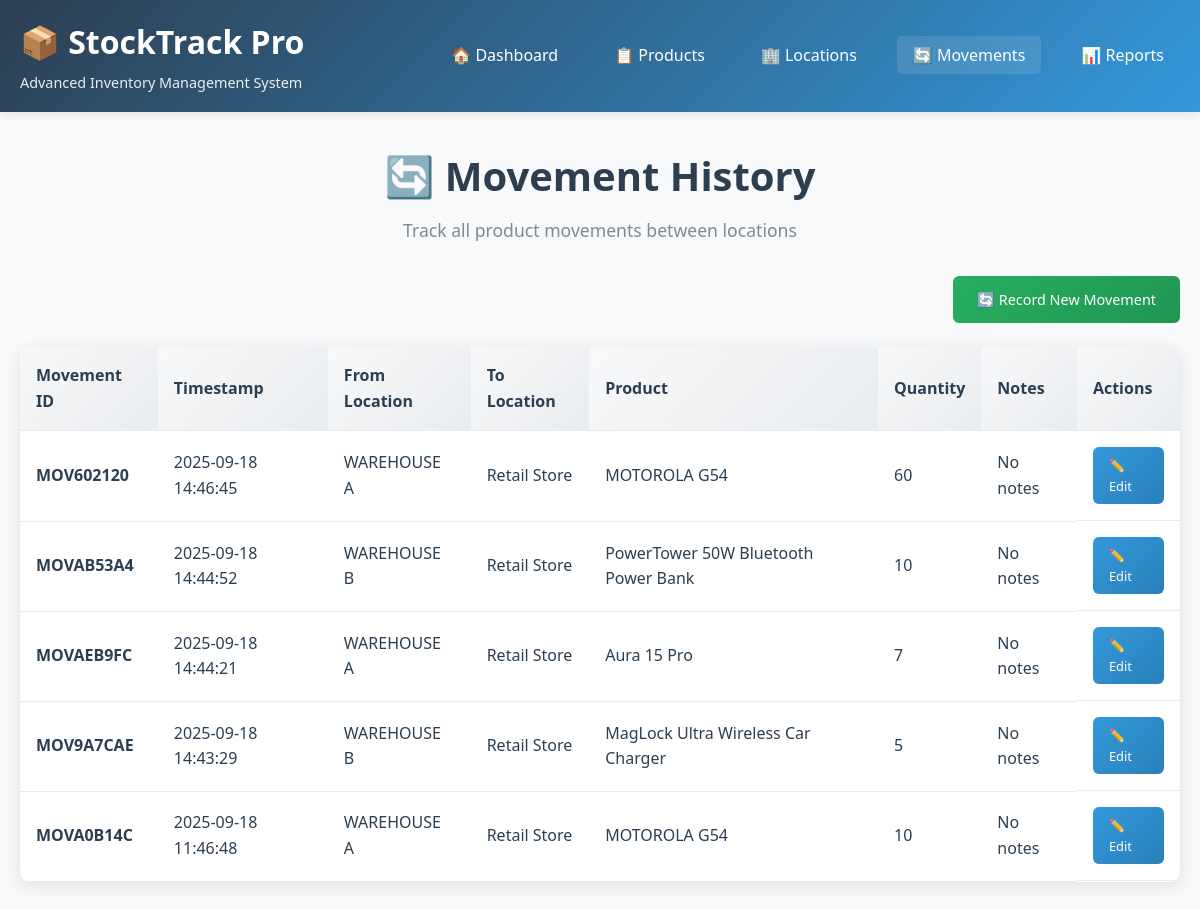
/movements, run on the app's committed database.
### tables this page shows
CREATE TABLE product_movements
                    (movement_id TEXT PRIMARY KEY, timestamp TEXT, from_location TEXT,
                     to_location TEXT, product_id TEXT, quantity INTEGER, notes TEXT);

CREATE TABLE locations
                    (location_id TEXT PRIMARY KEY, location_name TEXT NOT NULL, address TEXT, capacity INTEGER);

CREATE TABLE products
                    (product_id TEXT PRIMARY KEY, product_name TEXT NOT NULL, description TEXT);

### run.py (the view)
@app.route('/movements')
def movements_list():
    conn = get_db_connection()
    movements = conn.execute('''
        SELECT pm.*, p.product_name,
               fl.location_name as from_location_name,
               tl.location_name as to_location_name
        FROM product_movements pm
        LEFT JOIN products p ON pm.product_id = p.product_id
        LEFT JOIN locations fl ON pm.from_location = fl.location_id
        LEFT JOIN locations tl ON pm.to_location = tl.location_id
        ORDER BY pm.timestamp DESC
    ''').fetchall()
    conn.close()
    return render_template('movements/list.html', movements=movements)

### run.py (called while the page is built)
def get_db_connection():
    conn = sqlite3.connect('stocktrack.db')
    conn.row_factory = sqlite3.Row
    return conn

### templates/movements/list.html
{% extends "layout.html" %}
{% block content %}
<div class="page-header">
    <h2>🔄 Movement History</h2>
    <p>Track all product movements between locations</p>
</div>
<div class="action-bar">
    <a href="{{ url_for('add_movement') }}" class="btn btn-success">🔄 Record New Movement</a>
</div>
<div class="table-container">
    <table class="table">
        <thead>
            <tr>
                <th>Movement ID</th>
                <th>Timestamp</th>
                <th>From Location</th>
                <th>To Location</th>
                <th>Product</th>
                <th>Quantity</th>
                <th>Notes</th>
                <th>Actions</th>
            </tr>
        </thead>
        <tbody>
            {% for movement in movements %}
            <tr>
                <td><strong>{{ movement.movement_id }}</strong></td>
                <td>{{ movement.timestamp }}</td>
                <td>{{ movement.from_location_name or 'N/A' }}</td>
                <td>{{ movement.to_location_name or 'N/A' }}</td>
                <td>{{ movement.product_name }}</td>
                <td>{{ movement.quantity }}</td>
                <td>{{ movement.notes or 'No notes' }}</td>
                <td class="table-actions">
                    <a href="{{ url_for('edit_movement', movement_id=movement.movement_id) }}" class="btn btn-sm btn-primary">✏️ Edit</a>
                </td>
            </tr>
            {% else %}
            <tr>
                <td colspan="8" class="text-center">No movements recorded. <a href="{{ url_for('add_movement') }}">Record your first movement</a></td>
            </tr>
            {% endfor %}
        </tbody>
    </table>
</div>
{% endblock %}

### templates/layout.html (shortened to what this page needs)
<!DOCTYPE html>
<html lang="en">
<head>
    <link rel="stylesheet" href="{{ url_for('static', filename='css/main.css') }}">
    <link rel="stylesheet" href="{{ url_for('static', filename='css/dashboard.css') }}">
</head>
<body>
    <header class="header">
        <div class="container">
            <div class="logo">
                <h1>📦 StockTrack Pro</h1>
                <span>Advanced Inventory Management System</span>
            </div>
            <nav class="main-nav">
                <ul>
                    <li><a href="{{ url_for('dashboard') }}" class="{% if request.path == '/' %}active{% endif %}">🏠 Dashboard</a></li>
                    <li><a href="{{ url_for('products_list') }}" class="{% if request.path.startswith('/products') %}active{% endif %}">📋 Products</a></li>
                    <li><a href="{{ url_for('locations_list') }}" class="{% if request.path.startswith('/locations') %}active{% endif %}">🏢 Locations</a></li>
                    <li><a href="{{ url_for('movements_list') }}" class="{% if request.path.startswith('/movements') %}active{% endif %}">🔄 Movements</a></li>
                    <li><a href="{{ url_for('inventory_report') }}" class="{% if request.path.startswith('/reports') %}active{% endif %}">📊 Reports</a></li>
                </ul>
            </nav>
        </div>
    </header>
    <main class="main-content">
        <div class="container">
            {% block content %}{% endblock %}
        </div>
    </main>
</body>
</html>

### static/css/main.css (style rules this page uses)
* { margin: 0; padding: 0; box-sizing: border-box; }
body { font-family: 'Segoe UI', Tahoma, Geneva, Verdana, sans-serif; line-height: 1.6; color: #2c3e50; background-color: #f8f9fa; }
.container { max-width: 1200px; margin: 0 auto; padding: 0 20px; }
.header { background: linear-gradient(135deg, #2c3e50 0%, #3498db 100%); color: white; padding: 1rem 0; box-shadow: 0 2px 10px rgba(0,0,0,0.1); }
.header .container { display: flex; justify-content: space-between; align-items: center; flex-wrap: wrap; }
.logo h1 { font-size: 2rem; margin-bottom: 0.2rem; font-weight: 700; }
.logo span { font-size: 0.9rem; opacity: 0.9; }
.main-nav ul { display: flex; list-style: none; gap: 1.5rem; }
.main-nav a { color: white; text-decoration: none; padding: 0.5rem 1rem; border-radius: 5px; transition: all 0.3s ease; font-weight: 500; }
.main-nav a:hover, .main-nav a.active { background-color: rgba(255, 255, 255, 0.1); transform: translateY(-2px); }
.main-content { padding: 2rem 0; min-height: calc(100vh - 200px); }
.btn { display: inline-block; padding: 0.75rem 1.5rem; border-radius: 6px; text-decoration: none; font-weight: 500; transition: all 0.3s ease; border: none; cursor: pointer; font-size: 0.9rem; }
.btn-primary { background: linear-gradient(135deg, #3498db 0%, #2980b9 100%); color: white; }
.btn-success { background: linear-gradient(135deg, #27ae60 0%, #219653 100%); color: white; }
.btn-sm { padding: 0.5rem 1rem; font-size: 0.8rem; }
.table-container { background: white; border-radius: 10px; overflow: hidden; box-shadow: 0 4px 15px rgba(0,0,0,0.1); margin: 1rem 0; }
.table { width: 100%; border-collapse: collapse; }
.table th, .table td { padding: 1rem; text-align: left; border-bottom: 1px solid #e9ecef; }
.table th { background: linear-gradient(135deg, #f8f9fa 0%, #e9ecef 100%); font-weight: 600; color: #2c3e50; }
.table-actions { display: flex; gap: 0.5rem; }
.page-header { text-align: center; margin-bottom: 2rem; }
.page-header h2 { font-size: 2.5rem; color: #2c3e50; margin-bottom: 0.5rem; }
.page-header p { font-size: 1.1rem; color: #7f8c8d; }
.action-bar { margin-bottom: 1.5rem; display: flex; justify-content: flex-end; }

### data on the page
product_movements: movement_id "MOV602120", timestamp "2025-09-18 14:46:45", location_name "WAREHOUSE A", location_name "Retail Store", product_name "MOTOROLA G54", quantity "60", notes "No notes"
product_movements: movement_id "MOVAB53A4", timestamp "2025-09-18 14:44:52", location_name "WAREHOUSE B", location_name "Retail Store", product_name "PowerTower 50W Bluetooth Power Bank", quantity "10", notes "No notes"
product_movements: movement_id "MOVAEB9FC", timestamp "2025-09-18 14:44:21", location_name "WAREHOUSE A", location_name "Retail Store", product_name "Aura 15 Pro", quantity "7", notes "No notes"
product_movements: movement_id "MOV9A7CAE", timestamp "2025-09-18 14:43:29", location_name "WAREHOUSE B", location_name "Retail Store", product_name "MagLock Ultra Wireless Car Charger", quantity "5", notes "No notes"
product_movements: movement_id "MOVA0B14C", timestamp "2025-09-18 11:46:48", location_name "WAREHOUSE A", location_name "Retail Store", product_name "MOTOROLA G54", quantity "10", notes "No notes"
